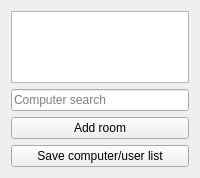
<?xml version="1.0" encoding="UTF-8"?>
<ui version="4.0">
 <class>ComputerManagementView</class>
 <widget class="QWidget" name="ComputerManagementView">
  <property name="windowTitle">
   <string>Computer management</string>
  </property>
  <layout class="QVBoxLayout" name="verticalLayout">
   <item>
    <widget class="QTreeView" name="treeView">
     <property name="sizePolicy">
      <sizepolicy hsizetype="Preferred" vsizetype="Preferred">
       <horstretch>0</horstretch>
       <verstretch>0</verstretch>
      </sizepolicy>
     </property>
     <property name="sizeAdjustPolicy">
      <enum>QAbstractScrollArea::AdjustToContents</enum>
     </property>
     <property name="editTriggers">
      <set>QAbstractItemView::NoEditTriggers</set>
     </property>
     <property name="animated">
      <bool>true</bool>
     </property>
     <attribute name="headerCascadingSectionResizes">
      <bool>true</bool>
     </attribute>
     <attribute name="headerMinimumSectionSize">
      <number>180</number>
     </attribute>
     <attribute name="headerShowSortIndicator" stdset="0">
      <bool>false</bool>
     </attribute>
    </widget>
   </item>
   <item>
    <widget class="QLineEdit" name="filterLineEdit">
     <property name="placeholderText">
      <string>Computer search</string>
     </property>
    </widget>
   </item>
   <item>
    <widget class="QPushButton" name="addRoomButton">
     <property name="text">
      <string>Add room</string>
     </property>
    </widget>
   </item>
   <item>
    <widget class="QPushButton" name="saveListButton">
     <property name="text">
      <string>Save computer/user list</string>
     </property>
    </widget>
   </item>
  </layout>
 </widget>
 <resources/>
 <connections>
  <connection>
   <sender>addRoomButton</sender>
   <signal>clicked()</signal>
   <receiver>ComputerManagementView</receiver>
   <slot>addRoom()</slot>
   <hints>
    <hint type="sourcelabel">
     <x>262</x>
     <y>663</y>
    </hint>
    <hint type="destinationlabel">
     <x>262</x>
     <y>375</y>
    </hint>
   </hints>
  </connection>
  <connection>
   <sender>saveListButton</sender>
   <signal>clicked()</signal>
   <receiver>ComputerManagementView</receiver>
   <slot>saveList()</slot>
   <hints>
    <hint type="sourcelabel">
     <x>142</x>
     <y>219</y>
    </hint>
    <hint type="destinationlabel">
     <x>142</x>
     <y>127</y>
    </hint>
   </hints>
  </connection>
 </connections>
 <slots>
  <slot>addRoom()</slot>
  <slot>saveList()</slot>
 </slots>
</ui>
